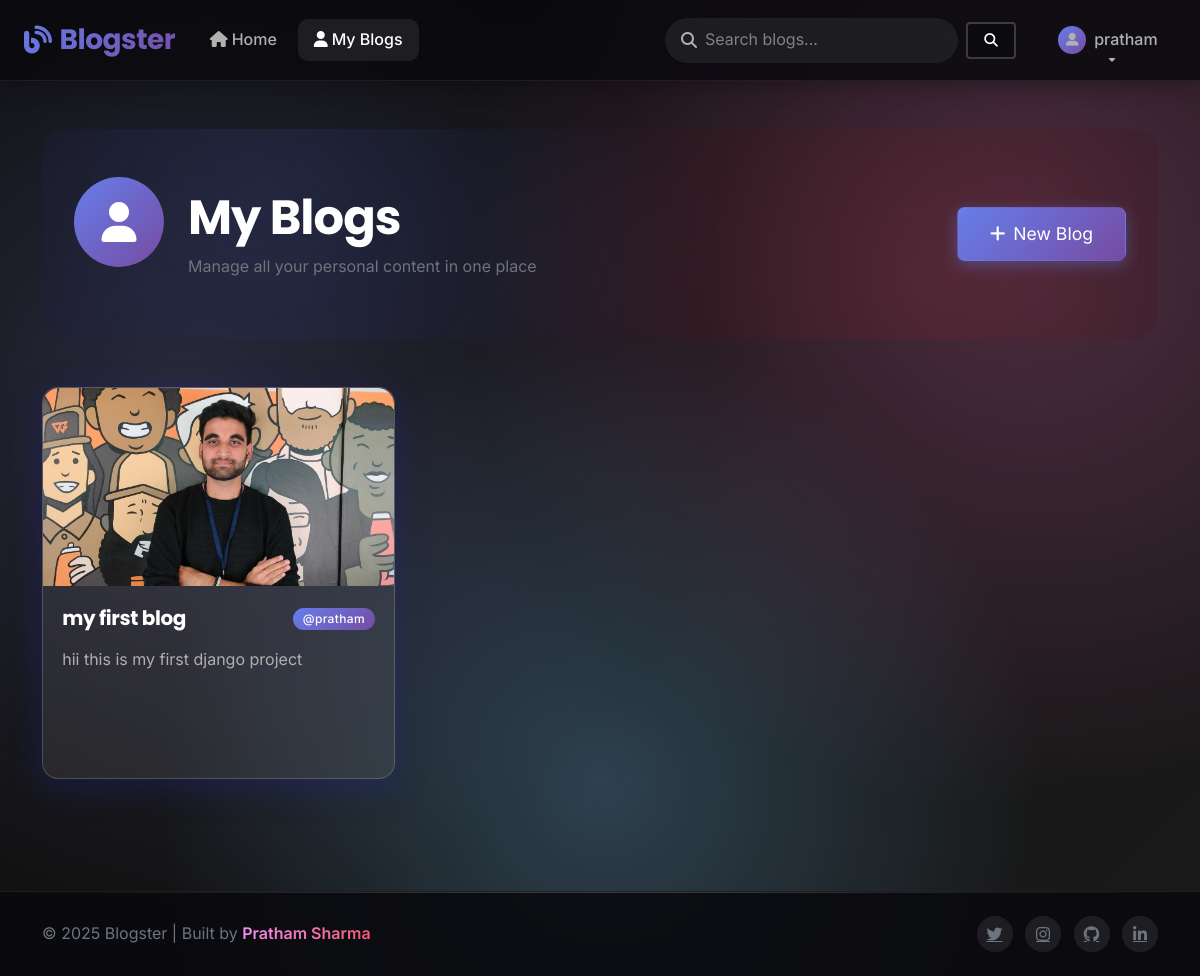
/tweet/mytweet/ (signed in), run on the app's committed database.
### tweet/models.py (models this page shows, shortened)
class Tweet(models.Model):
    user= models.ForeignKey(User,on_delete=models.CASCADE)
    title=models.TextField(max_length=240,default='my first blog')
    text=models.TextField(max_length=240)
    photo=models.ImageField(upload_to='photos/',blank=True,null=True)
    created_at=models.DateTimeField(auto_now_add=True)
    updated_at=models.DateTimeField( auto_now=True)
    likes = models.ManyToManyField(User, related_name='liked_tweets', blank=True)

### tweet/views.py (the view)
# urls.py: path('mytweet/',views.my_tweets,name='my_tweets'),
@login_required
def my_tweets(request):
    tweets = Tweet.objects.filter(user=request.user).order_by('-created_at')  # optional sorting
    return render(request, 'mytweet.html', {'mytweets': tweets})

### tweet/templates/mytweet.html (shortened to what this page needs)
{% extends "layout.html" %}  {% block title %}My Tweets{% endblock %} {% block content %}
<div class="container">
  <div class="profile-header">
    <div class="row align-items-center">
      <div class="col-md-8">
        <div class="d-flex align-items-center flex-column flex-md-row">
          <div class="profile-avatar me-md-4">
            <i class="fas fa-user"></i>
          </div>
          <div>
            <h1 class="display-5 fw-bold mb-2">My Blogs</h1>
            <p class="text-secondary mb-0">
              Manage all your personal content in one place
            </p>
          </div>
        </div>
      </div>
      <div class="col-md-4 text-center text-md-end mt-4 mt-md-0">
        <a
          href="{% url 'tweet_create' %}"
          class="btn btn-primary-custom btn-lg"
        >
          <i class="fas fa-plus me-2"></i>New Blog
        </a>
      </div>
    </div>
  </div>
  {% if mytweets %}
  <div class="tweet-grid">
    {% for tweet in mytweets %}
    <div class="glass-card tweet-card animate-on-scroll">
      <a href="{% url 'tweet' tweet.id %}" class="text-decoration-none">
        <div class="tweet-image-container">
          <img
            src="{{ tweet.photo.url }}"
            class="tweet-image"
            alt="{{ tweet.title }}"
          />
        </div>
      </a>
      <div class="tweet-content">
        <div class="d-flex justify-content-between align-items-start mb-3">
          <h3 class="tweet-title text-white mb-0">{{ tweet.title }}</h3>
          <a href="{%url 'user_profile' tweet.user.id%}">
          <span class="badge bg-primary-custom rounded-pill"
            >@{{ tweet.user.username }}</span
          >
          </a>
        </div>
        <p class="tweet-text">{{ tweet.text|truncatechars:100 }}</p>
      </div>
    </div>
    {% endfor %}
  </div>
  {% endif %}
</div>
{% endblock %}

### templates/layout.html (shortened to what this page needs)
<!DOCTYPE html>
<html lang="en">
  <head>
    <link
      href="https://cdn.jsdelivr.net/npm/bootstrap@5.3.6/dist/css/bootstrap.min.css"
      rel="stylesheet"
    />
    <link
      rel="stylesheet"
      href="https://cdnjs.cloudflare.com/ajax/libs/font-awesome/6.4.0/css/all.min.css"
    />
  </head>
  <body class="d-flex flex-column min-vh-100">
    <nav class="navbar navbar-expand-lg navbar-dark sticky-top">
      <div class="container-fluid px-4">
        <a
          class="navbar-brand d-flex align-items-center"
          href="{% url 'home' %}"
        >
          <i class="fas fa-blog me-2"></i>Blogster
        </a>
        <div class="collapse navbar-collapse" id="navbarNav">
          <ul class="navbar-nav me-auto mb-2 mb-lg-0">
            <li class="nav-item">
              <a class="nav-link" href="{% url 'tweet_list' %}">
                <i class="fas fa-home me-1"></i>Home
              </a>
            </li>
            <li class="nav-item">
              <a class="nav-link" href="{% url 'my_tweets' %}">
                <i class="fas fa-user me-1"></i>My Blogs
              </a>
            </li>
          </ul>
          <form
            class="d-flex align-items-center me-4"
            method="get"
            action="{% url 'tweet_search' %}"
          >
            <div class="search-container position-relative">
              <i class="fas fa-search search-icon"></i>
              <input
                class="search-input border-0"
                type="search"
                name="q"
                placeholder="Search blogs..."
              />
            </div>
            <button class="btn btn-outline-custom btn-sm ms-2" type="submit">
              <i class="fas fa-search"></i>
            </button>
          </form>
          <ul class="navbar-nav">
            {% if user.is_authenticated %}
            <li class="nav-item dropdown">
              <a
                class="nav-link dropdown-toggle d-flex align-items-center"
                href="#"
                role="button"
                data-bs-toggle="dropdown"
              >
                <div class="d-flex align-items-center">
                  <div
                    class="me-2"
                    style="
                      width: 28px;
                      height: 28px;
                      background: var(--primary-gradient);
                      border-radius: 50%;
                      display: flex;
                      align-items: center;
                      justify-content: center;
                    "
                  >
                    <i class="fas fa-user-alt" style="font-size: 0.8rem"></i>
                  </div>
                  <span>{{ user.username }}</span>
                </div>
              </a>
            </li>
            {% endif %}
          </ul>
        </div>
      </div>
    </nav>
    <main class="flex-grow-1">
      <main class="container-fluid px-4 py-5 page-transition">
        {% block content %}{% endblock %}
      </main>
    </main>
    <footer class="footer text-center py-4">
      <div class="container">
        <div class="row align-items-center">
          <div class="col-md-6 text-md-start">
            <p class="mb-0 text-secondary">
              &copy; 2025 Blogster | Built by
              <span class="secondary-gradient-text fw-semibold"
                >Pratham Sharma</span
              >
            </p>
          </div>
          <div class="col-md-6 text-md-end mt-3 mt-md-0">
            <div class="social-links">
              <a href="https://x.com/Pratham16092004" class="text-secondary me-2"
                ><i class="fab fa-twitter"></i
              ></a>
              <a href="https://www.instagram.com/_pratham_169/" class="text-secondary me-2"
                ><i class="fab fa-instagram"></i
              ></a>
              <a href="https://github.com/PrathamSharma169" class="text-secondary me-2"
                ><i class="fab fa-github"></i
              ></a>
              <a href="https://www.linkedin.com/in/pratham-sharma-9a5307251/" class="text-secondary"
                ><i class="fab fa-linkedin-in"></i
              ></a>
            </div>
          </div>
        </div>
      </div>
    </footer>
  </body>
</html>

### tweet/templates/mytweet.html (style rules this page uses)
.profile-header { background: rgba(0, 0, 0, 0.2); border-radius: var(--border-radius-lg); padding: 3rem 2rem; margin-bottom: 3rem; position: relative; overflow: hidden; }
.profile-header::before { content: ""; position: absolute; top: 0; left: 0; width: 100%; height: 100%; background: radial-gradient( circle at 20% 30%, rgba(102, 126, 234, 0.2) 0%, transparent 50% ), radial-gradient( circle at 80% 70%, rgba(245, 87, 108, 0.2) 0%, transparent 50% ); z-index: -1; }
.profile-avatar { width: 90px; height: 90px; border-radius: 50%; background: var(--primary-gradient); display: flex; align-items: center; justify-content: center; font-size: 2.5rem; color: white; margin-bottom: 1.5rem; }
.tweet-grid { display: grid; grid-template-columns: repeat(auto-fill, minmax(320px, 1fr)); gap: 1.8rem; }
.tweet-card { height: 100%; display: flex; flex-direction: column; position: relative; }
.tweet-card::after { content: ""; position: absolute; top: 0; left: 0; width: 100%; height: 100%; background: linear-gradient( to bottom, transparent 70%, rgba(0, 0, 0, 0.7) 100% ); border-radius: var(--border-radius-md); opacity: 0; transition: opacity 0.3s ease; pointer-events: none; z-index: 1; }
.tweet-image-container { position: relative; overflow: hidden; border-radius: var(--border-radius-md) var(--border-radius-md) 0 0; }
.tweet-image { aspect-ratio: 16/9; object-fit: cover; width: 100%; transition: transform 0.5s ease; }
.tweet-content { flex: 1; display: flex; flex-direction: column; padding: 1.2rem; }
.tweet-title { font-weight: 700; font-size: 1.25rem; line-height: 1.3; margin-bottom: 0.5rem; display: -webkit-box; -webkit-line-clamp: 2; -webkit-box-orient: vertical; overflow: hidden; }
.tweet-text { color: var(--text-secondary); display: -webkit-box; -webkit-line-clamp: 3; -webkit-box-orient: vertical; overflow: hidden; flex-grow: 1; }

### data on the page
Tweet: photo (placeholder picture), title "my first blog", user.username "pratham", text "hii this is my first django project"

### other printed values
{{ user.username }} "pratham"
